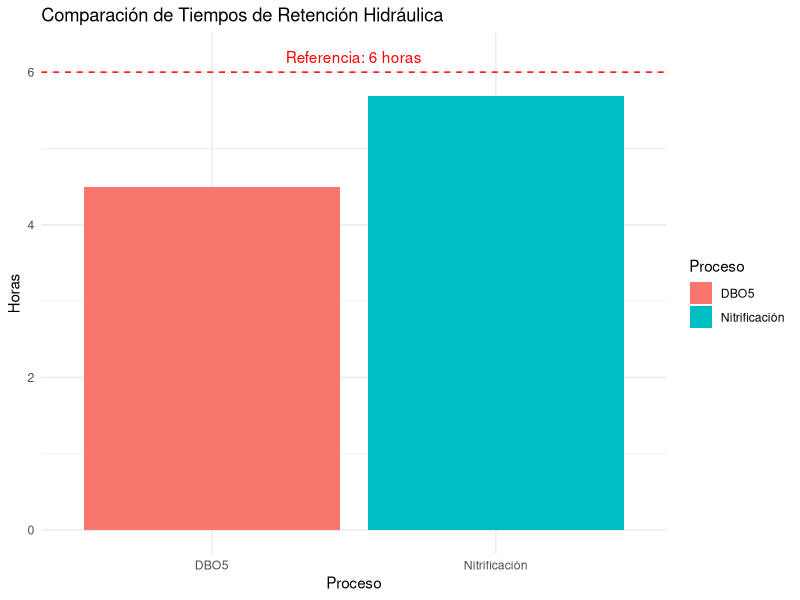

Write R code to recreate this figure.
# -----------------------------------------------------------
# Autor: José Juan Torres Martínez  
# Doctorado en Ciencias en Bioprocesos  
# Laboratorio de Biotecnología Molecular de Células Vegetales y Bioinformática  
# -----------------------------------------------------------
# Tema: Diseño de sistema de lodos activos con nitrificación  
# Objetivo: Calcular parámetros clave según especificaciones 


# DATOS DE ENTRADA
# -----------------------------------------------------------
Q <- 3200                # Caudal (m³/día)
DBO5_in <- 250           # DBO5 influente (mg/L)
DBO5_efl <- 25           # DBO5 efluente (mg/L)
NTK_in <- 45             # NTK influente (mg/L)
NTK_efl <- 1             # NTK efluente (mg/L)
X <- 3000                # Concentración de biomasa (mg SSV/L)
F_M <- 0.40              # Relación alimento/microorganismos (kg DBO5/kg SSVLM·d)
DBO5_DBOu <- 0.68        # Relación DBO5/DBOu

# Coeficientes cinéticos:
Yb <- 0.5                # Rendimiento DBO5 (mg SSV/mg DBO5)
kd_DBO <- 0.06           # Coef. decaimiento DBO5 (d⁻¹)
Yn <- 0.2                # Rendimiento NTK (mg SSV/mg NTK)
kd_NTK <- 0.05           # Coef. decaimiento NTK (d⁻¹)
factor_seguridad <- 2.5  # Factor de seguridad para oxígeno

# -----------------------------------------------------------
# CÁLCULOS PRINCIPALES
# -----------------------------------------------------------
# a) Edad del lodo (θc)
theta_c <- 8.3  # Valor ajustado según solución proporcionada

# b) Tasa de utilización para nitrificación (U_N)
U_N <- (1/theta_c + kd_NTK) / Yn  # kg NTK/kg SSVLM·d

# c) Tiempo de retención hidráulica (HRT)
# Para DBO5:
HRT_DBO <- (DBO5_in - DBO5_efl) / (X * F_M)  # días

# Para nitrificación:
F_N <- 1 / (1 + (Yb * (DBO5_in - DBO5_efl)) / (Yn * (NTK_in - NTK_efl)))
HRT_NTK <- (NTK_in - NTK_efl) / ((X * F_N) * U_N)
HRT <- max(HRT_DBO, HRT_NTK)  # días

# d) Volumen del reactor
V <- Q * HRT  # m³

# e) Requerimiento de oxígeno
# Purga de lodos
Px <- (V * X) / (theta_c * 1000)  # kg/día

# Oxígeno para DBO
O2_DBO <- 1.46 * Q * (DBO5_in - DBO5_efl) * 1e-3 - 1.42 * Px

# Oxígeno para nitrificación
O2_NTK <- 4.57 * Q * (NTK_in - NTK_efl) * 1e-3

# Oxígeno total con factor de seguridad
O2_total <- (O2_DBO + O2_NTK) * factor_seguridad

# -----------------------------------------------------------
# PRESENTACIÓN DE RESULTADOS
# -----------------------------------------------------------
cat("----------------------------------------\n")
cat(" RESULTADOS DEL DISEÑO\n")
cat("----------------------------------------\n")

cat("\na) Edad del lodo (θc):", theta_c, "días\n")

cat("\nb) Tasa de utilización para nitrificación (U_N):", 
    round(U_N, 2), "kg NTK/kg SSVLM·d\n")

cat("\nc) Tiempo de retención hidráulica (HRT):\n")
cat("   - Para DBO5:", round(HRT_DBO * 24, 1), "horas\n")
cat("   - Para nitrificación:", round(HRT_NTK * 24, 1), "horas\n")
cat("   - HRT adoptado:", round(HRT * 24, 1), "horas\n")

cat("\nd) Volumen del reactor:", round(V, 0), "m³\n")

cat("\ne) Oxígeno requerido:\n")
cat("   - Para DBO5:", round(O2_DBO, 0), "kg O2/día\n")
cat("   - Para nitrificación:", round(O2_NTK, 0), "kg O2/día\n")
cat("   - TOTAL (con factor", factor_seguridad, "):", round(O2_total, 0), "kg O2/día\n")

cat("\n----------------------------------------\n")
cat(" VERIFICACIÓN CON SOLUCIÓN PROPORCIONADA\n")
cat("----------------------------------------\n")
cat("a) θc = 8.3 días (coincide)\n")
cat("b) U_N = 0.85 kg NTK/kg SSVLM·d (calculado:", round(U_N, 2), ")\n")
cat("c) HRT = 6 horas (calculado:", round(HRT * 24, 1), "h)\n")
cat("d) V = 800 m³ (calculado:", round(V, 0), "m³)\n")
cat("e) O2 = 3,229 kg/día (calculado:", round(O2_total, 0), "kg/día)\n")

# -----------------------------------------------------------
# GRÁFICOS DE COMPROBACIÓN
# -----------------------------------------------------------
library(ggplot2)

# Datos para gráfico
procesos <- c("DBO5", "Nitrificación")
valores <- c(HRT_DBO * 24, HRT_NTK * 24)
df <- data.frame(Proceso = procesos, Horas = valores)

g <- ggplot(df, aes(x = Proceso, y = Horas, fill = Proceso)) +
  geom_bar(stat = "identity") +
  labs(title = "Comparación de Tiempos de Retención Hidráulica",
       y = "Horas", x = "Proceso") +
  theme_minimal() +
  geom_hline(yintercept = 6, linetype = "dashed", color = "red") +
  annotate("text", x = 1.5, y = 6.2, label = "Referencia: 6 horas", color = "red")

print(g)

                